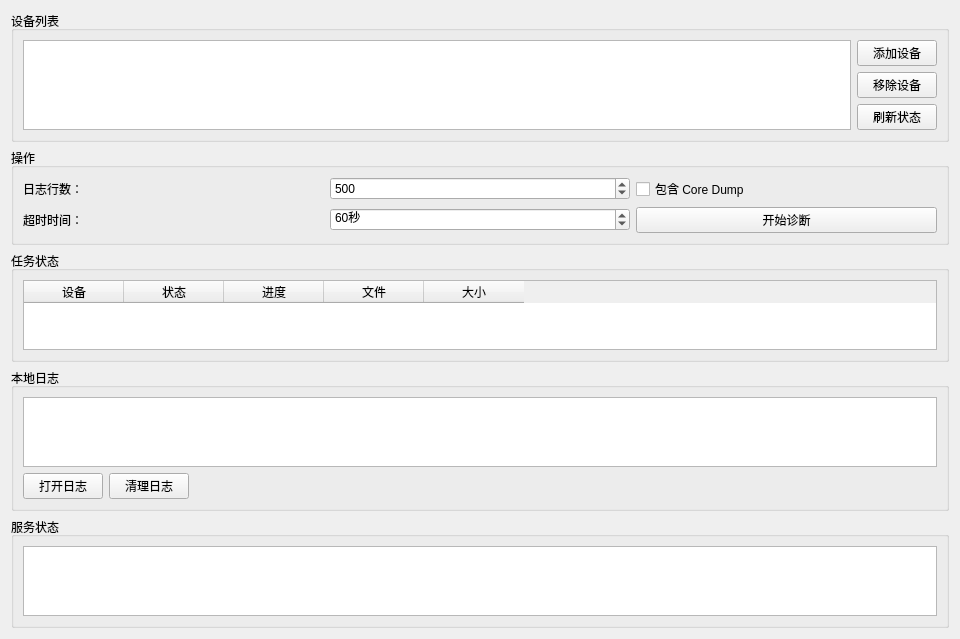
<?xml version="1.0" encoding="UTF-8"?>
<ui version="4.0">
 <class>TabDiagnostic</class>
 <widget class="QWidget" name="TabDiagnostic">
  <property name="geometry">
   <rect>
    <x>0</x>
    <y>0</y>
    <width>960</width>
    <height>500</height>
   </rect>
  </property>
  <layout class="QVBoxLayout" name="verticalLayout">
   <item>
    <widget class="QGroupBox" name="groupBox_devices">
     <property name="title">
      <string>设备列表</string>
     </property>
     <layout class="QHBoxLayout" name="horizontalLayout_devices">
      <item>
       <widget class="QListWidget" name="list_devices">
        <property name="selectionMode">
         <enum>QAbstractItemView::MultiSelection</enum>
        </property>
       </widget>
      </item>
      <item>
       <layout class="QVBoxLayout" name="verticalLayout_device_actions">
        <item>
         <widget class="QPushButton" name="btn_add_device">
          <property name="text">
           <string>添加设备</string>
          </property>
         </widget>
        </item>
        <item>
         <widget class="QPushButton" name="btn_remove_device">
          <property name="text">
           <string>移除设备</string>
          </property>
         </widget>
        </item>
        <item>
         <widget class="QPushButton" name="btn_refresh_status">
          <property name="text">
           <string>刷新状态</string>
          </property>
         </widget>
        </item>
        <item>
         <spacer name="verticalSpacer_device">
          <property name="orientation">
           <enum>Qt::Orientation::Vertical</enum>
          </property>
          <property name="sizeHint" stdset="0">
           <size>
            <width>20</width>
            <height>40</height>
           </size>
          </property>
         </spacer>
        </item>
       </layout>
      </item>
     </layout>
    </widget>
   </item>
   <item>
    <widget class="QGroupBox" name="groupBox_operations">
     <property name="title">
      <string>操作</string>
     </property>
     <layout class="QGridLayout" name="gridLayout_operations">
      <item row="0" column="0">
       <widget class="QLabel" name="label_log_lines">
        <property name="text">
         <string>日志行数：</string>
        </property>
       </widget>
      </item>
      <item row="0" column="1">
       <widget class="QSpinBox" name="spin_log_lines">
        <property name="minimum">
         <number>100</number>
        </property>
        <property name="maximum">
         <number>10000</number>
        </property>
        <property name="value">
         <number>500</number>
        </property>
       </widget>
      </item>
      <item row="0" column="2">
       <widget class="QCheckBox" name="chk_include_dump">
        <property name="text">
         <string>包含 Core Dump</string>
        </property>
       </widget>
      </item>
      <item row="1" column="0">
       <widget class="QLabel" name="label_timeout">
        <property name="text">
         <string>超时时间：</string>
        </property>
       </widget>
      </item>
      <item row="1" column="1">
       <widget class="QSpinBox" name="spin_timeout">
        <property name="minimum">
         <number>10</number>
        </property>
        <property name="maximum">
         <number>300</number>
        </property>
        <property name="value">
         <number>60</number>
        </property>
        <property name="suffix">
         <string>秒</string>
        </property>
       </widget>
      </item>
      <item row="1" column="2">
       <widget class="QPushButton" name="btn_start_diagnostic">
        <property name="text">
         <string>开始诊断</string>
        </property>
       </widget>
      </item>
     </layout>
    </widget>
   </item>
   <item>
    <widget class="QGroupBox" name="groupBox_tasks">
     <property name="title">
      <string>任务状态</string>
     </property>
     <layout class="QVBoxLayout" name="verticalLayout_tasks">
      <item>
       <widget class="QTableWidget" name="table_tasks">
        <column>
         <property name="text">
          <string>设备</string>
         </property>
        </column>
        <column>
         <property name="text">
          <string>状态</string>
         </property>
        </column>
        <column>
         <property name="text">
          <string>进度</string>
         </property>
        </column>
        <column>
         <property name="text">
          <string>文件</string>
         </property>
        </column>
        <column>
         <property name="text">
          <string>大小</string>
         </property>
        </column>
       </widget>
      </item>
     </layout>
    </widget>
   </item>
   <item>
    <widget class="QGroupBox" name="groupBox_logs">
     <property name="title">
      <string>本地日志</string>
     </property>
     <layout class="QVBoxLayout" name="verticalLayout_logs">
      <item>
       <widget class="QTreeView" name="tree_logs">
       </widget>
      </item>
      <item>
       <layout class="QHBoxLayout" name="horizontalLayout_log_actions">
        <item>
         <widget class="QPushButton" name="btn_open_log">
          <property name="text">
           <string>打开日志</string>
          </property>
         </widget>
        </item>
        <item>
         <widget class="QPushButton" name="btn_clean_logs">
          <property name="text">
           <string>清理日志</string>
          </property>
         </widget>
        </item>
        <item>
         <spacer name="horizontalSpacer_log">
          <property name="orientation">
           <enum>Qt::Orientation::Horizontal</enum>
          </property>
          <property name="sizeHint" stdset="0">
           <size>
            <width>40</width>
            <height>20</height>
           </size>
          </property>
         </spacer>
        </item>
       </layout>
      </item>
     </layout>
    </widget>
   </item>
   <item>
    <widget class="QGroupBox" name="groupBox_status">
     <property name="title">
      <string>服务状态</string>
     </property>
     <layout class="QVBoxLayout" name="verticalLayout_status">
      <item>
       <widget class="QTextEdit" name="txt_status">
        <property name="readOnly">
         <bool>true</bool>
        </property>
       </widget>
      </item>
     </layout>
    </widget>
   </item>
  </layout>
 </widget>
 <resources/>
 <connections/>
</ui>
